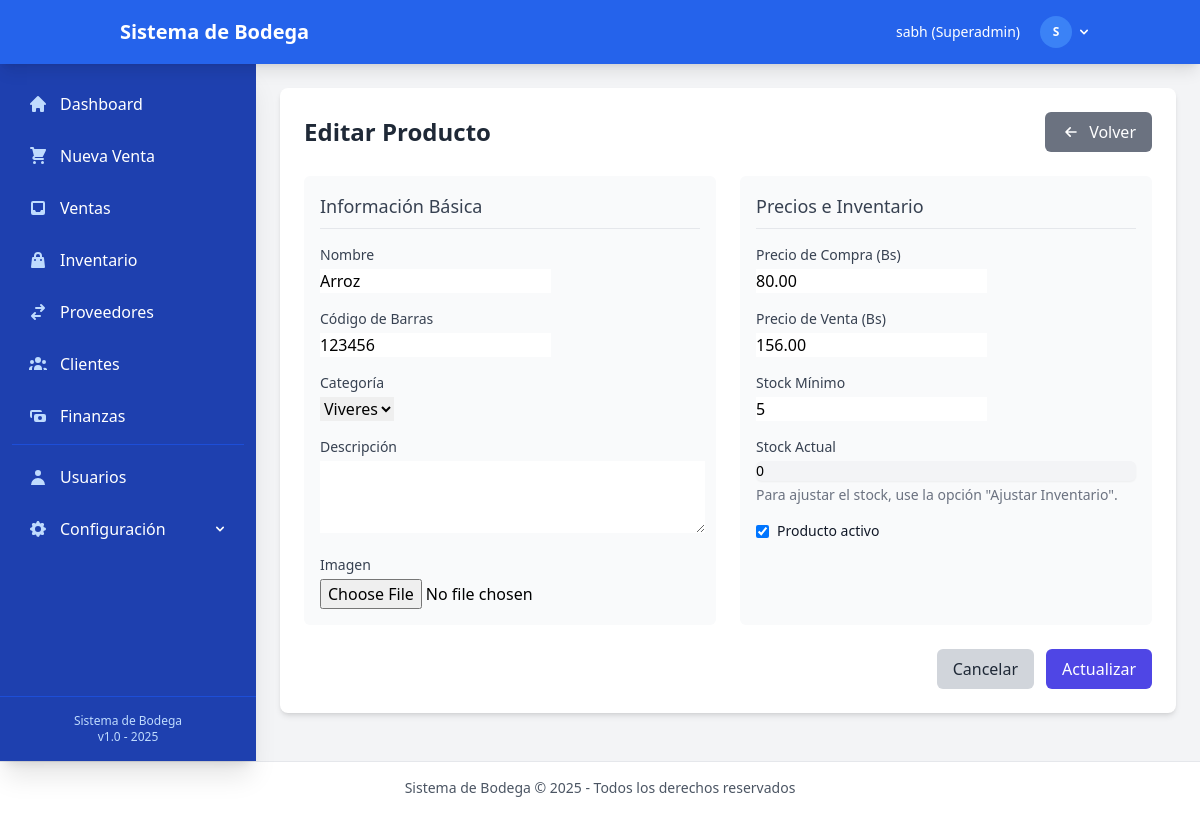
The page /inventory/products/1/edit/ (signed in) on the database as committed earlier.
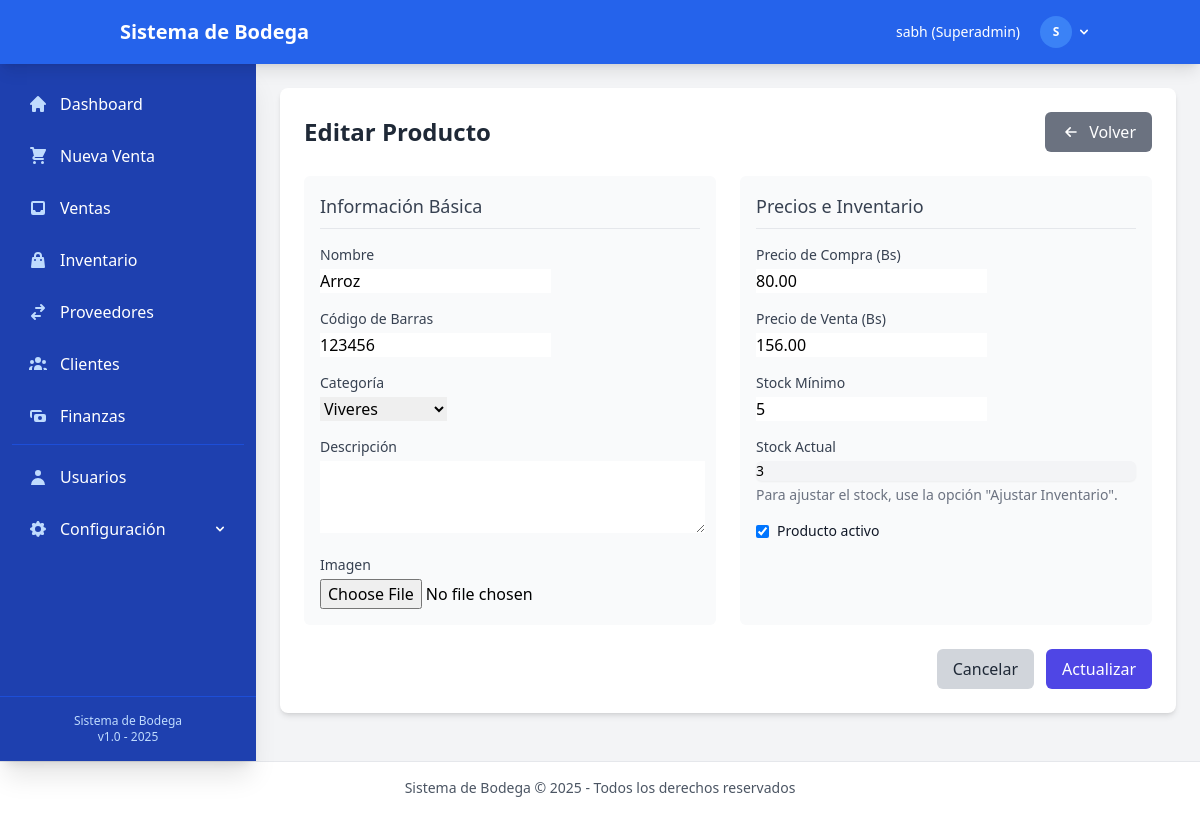
The same page on the database as committed later.
### inventory/models.py (models this page shows, shortened)
class Product(models.Model):
    name = models.CharField(max_length=100, verbose_name="Nombre")
    barcode = models.CharField(max_length=50, unique=True, verbose_name="Código de Barras")
    category = models.ForeignKey(
        Category,
        on_delete=models.PROTECT,
        related_name='products',
        verbose_name="Categoría"
    )
    description = models.TextField(blank=True, verbose_name="Descripción")
    image = models.ImageField(
        upload_to='products/',
        blank=True,
        null=True,
        verbose_name="Imagen"
    )
    purchase_price_bs = models.DecimalField(
        max_digits=12,
        decimal_places=2,
        verbose_name="Precio de Compra (Bs)"
    )
    selling_price_bs = models.DecimalField(
        max_digits=12,
        decimal_places=2,
        verbose_name="Precio de Venta (Bs)"
    )
    stock = models.IntegerField(default=0, verbose_name="Stock Actual")
    min_stock = models.IntegerField(default=5, verbose_name="Stock Mínimo")
    created_at = models.DateTimeField(auto_now_add=True, verbose_name="Creado el")
    updated_at = models.DateTimeField(auto_now=True, verbose_name="Actualizado el")
    is_active = models.BooleanField(default=True, verbose_name="Activo")
    history = HistoricalRecords()
    class Meta:
        verbose_name = "Producto"
        verbose_name_plural = "Productos"
        ordering = ['name']

### inventory/views.py (the view)
# urls.py: path('products/<int:pk>/edit/', views.product_update, name='product_update'),
@login_required
def product_update(request, pk):
    product = get_object_or_404(Product, pk=pk)
    if request.method == 'POST':
        form = ProductForm(request.POST, request.FILES, instance=product)
        if form.is_valid():
            form.save()
            messages.success(request, f'Producto "{product.name}" actualizado exitosamente.')
            return redirect('inventory:product_detail', pk=product.pk)
    else:
        form = ProductForm(instance=product)
    return render(request, 'inventory/product_form.html', {
        'form': form,
        'product': product,
        'title': 'Editar Producto',
        'show_initial_stock': False,
    })

### inventory/forms.py (shortened to what this page needs)
class ProductForm(forms.ModelForm):
    class Meta:
        model = Product
        fields = [
            'name', 'barcode', 'category', 'description', 'image',
            'purchase_price_bs', 'selling_price_bs', 'min_stock', 'is_active'
        ]
        widgets = {
            'name': forms.TextInput(attrs={'class': 'form-input'}),
            'barcode': forms.TextInput(attrs={'class': 'form-input'}),
            'category': forms.Select(attrs={'class': 'form-select'}),
            'description': forms.Textarea(attrs={'class': 'form-input', 'rows': 3}),
            'purchase_price_bs': forms.NumberInput(attrs={'class': 'form-input', 'step': '0.01'}),
            'selling_price_bs': forms.NumberInput(attrs={'class': 'form-input', 'step': '0.01'}),
            'min_stock': forms.NumberInput(attrs={'class': 'form-input'}),
        }

### accounts/models.py (called while the page is built)
    @property
    def role(self):
        if self.is_superuser:
            return 'Superadmin'
        elif self.is_admin:
            return 'Administrador'
        elif self.is_employee:
            return 'Empleado'
        else:
            return 'Usuario'

### inventory/models.py (called while the page is built)
    def __str__(self):
        return self.name

### templates/inventory/product_form.html (shortened to what the changed rows need)
{% extends 'base/base.html' %}
{% block content %}
<div class="bg-white rounded-lg shadow-md p-6 mb-6">
    <div class="flex justify-between items-center mb-6">
        <h1 class="text-2xl font-bold text-gray-800">{{ title }}</h1>
    </div>
    <form method="post" enctype="multipart/form-data" class="space-y-6">
        <div class="grid grid-cols-1 md:grid-cols-2 gap-6">
            <div class="bg-gray-50 p-4 rounded-md space-y-4">
                <h2 class="text-lg font-medium text-gray-700 border-b pb-2">Información Básica</h2>
                <div>
                    <label for="{{ form.name.id_for_label }}" class="block text-sm font-medium text-gray-700 mb-1">Nombre</label>
                    {{ form.name }}
                </div>
                <div>
                    <label for="{{ form.barcode.id_for_label }}" class="block text-sm font-medium text-gray-700 mb-1">Código de Barras</label>
                    {{ form.barcode }}
                </div>
                <div>
                    <label for="{{ form.category.id_for_label }}" class="block text-sm font-medium text-gray-700 mb-1">Categoría</label>
                    {{ form.category }}
                </div>
                <div>
                    <label for="{{ form.description.id_for_label }}" class="block text-sm font-medium text-gray-700 mb-1">Descripción</label>
                    {{ form.description }}
                </div>
                <div>
                    <label for="{{ form.image.id_for_label }}" class="block text-sm font-medium text-gray-700 mb-1">Imagen</label>
                    {{ form.image }}
                </div>
            </div>
            <div class="bg-gray-50 p-4 rounded-md space-y-4">
                <h2 class="text-lg font-medium text-gray-700 border-b pb-2">Precios e Inventario</h2>
                <div>
                    <label for="{{ form.purchase_price_bs.id_for_label }}" class="block text-sm font-medium text-gray-700 mb-1">Precio de Compra (Bs)</label>
                    {{ form.purchase_price_bs }}
                </div>
                <div>
                    <label for="{{ form.selling_price_bs.id_for_label }}" class="block text-sm font-medium text-gray-700 mb-1">Precio de Venta (Bs)</label>
                    {{ form.selling_price_bs }}
                </div>
                <div>
                    <label for="{{ form.min_stock.id_for_label }}" class="block text-sm font-medium text-gray-700 mb-1">Stock Mínimo</label>
                    {{ form.min_stock }}
                </div>
                {% if show_initial_stock %}
                <div>
                    <label for="initial_stock" class="block text-sm font-medium text-gray-700 mb-1">Stock Inicial</label>
                    <input
                        type="number"
                        id="initial_stock"
                        name="initial_stock"
                        class="shadow-sm focus:ring-indigo-500 focus:border-indigo-500 block w-full sm:text-sm border-gray-300 rounded-md"
                        value="0"
                        min="0">
                </div>
                {% else %}
                <div>
                    <label for="stock" class="block text-sm font-medium text-gray-700 mb-1">Stock Actual</label>
                    <input
                        type="number"
                        id="stock"
                        value="{{ product.stock }}"
                        class="shadow-sm bg-gray-100 block w-full sm:text-sm border-gray-300 rounded-md"
                        disabled>
                    <p class="mt-1 text-sm text-gray-500">Para ajustar el stock, use la opción "Ajustar Inventario".</p>
                </div>
                {% endif %}
                <div class="flex items-center mt-4">
                    {{ form.is_active }}
                    <label for="{{ form.is_active.id_for_label }}" class="ml-2 block text-sm text-gray-900">
                        Producto activo
                    </label>
                </div>
            </div>
        </div>
    </form>
</div>
{% endblock %}

Rows that differ between the two databases and show on the page:
changed Product "Arroz": stock "0" → "3"
